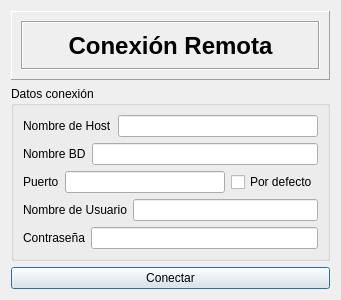
<?xml version="1.0" encoding="UTF-8"?>
<ui version="4.0">
 <class>DialogConexionRemota</class>
 <widget class="QDialog" name="DialogConexionRemota">
  <property name="geometry">
   <rect>
    <x>0</x>
    <y>0</y>
    <width>341</width>
    <height>295</height>
   </rect>
  </property>
  <property name="windowTitle">
   <string>Dialog</string>
  </property>
  <layout class="QGridLayout" name="gridLayout_2">
   <item row="0" column="0">
    <widget class="QFrame" name="frame">
     <property name="sizePolicy">
      <sizepolicy hsizetype="Expanding" vsizetype="Fixed">
       <horstretch>27</horstretch>
       <verstretch>0</verstretch>
      </sizepolicy>
     </property>
     <property name="minimumSize">
      <size>
       <width>276</width>
       <height>69</height>
      </size>
     </property>
     <property name="frameShape">
      <enum>QFrame::Panel</enum>
     </property>
     <property name="frameShadow">
      <enum>QFrame::Raised</enum>
     </property>
     <layout class="QVBoxLayout" name="verticalLayout_2">
      <item>
       <widget class="QFrame" name="frame_2">
        <property name="frameShape">
         <enum>QFrame::Box</enum>
        </property>
        <property name="frameShadow">
         <enum>QFrame::Sunken</enum>
        </property>
        <layout class="QVBoxLayout" name="verticalLayout_3">
         <item>
          <widget class="QLabel" name="label_2">
           <property name="text">
            <string>&lt;!DOCTYPE HTML PUBLIC &quot;-//W3C//DTD HTML 4.0//EN&quot; &quot;http://www.w3.org/TR/REC-html40/strict.dtd&quot;&gt;
&lt;html&gt;&lt;head&gt;&lt;meta name=&quot;qrichtext&quot; content=&quot;1&quot; /&gt;&lt;style type=&quot;text/css&quot;&gt;
p, li { white-space: pre-wrap; }
&lt;/style&gt;&lt;/head&gt;&lt;body style=&quot; font-family:'MS Shell Dlg 2'; font-size:8.25pt; font-weight:400; font-style:normal;&quot;&gt;
&lt;p align=&quot;center&quot; style=&quot; margin-top:0px; margin-bottom:0px; margin-left:0px; margin-right:0px; -qt-block-indent:0; text-indent:0px;&quot;&gt;&lt;span style=&quot; font-size:18pt; font-weight:600;&quot;&gt;Conexión Remota&lt;/span&gt;&lt;/p&gt;&lt;/body&gt;&lt;/html&gt;</string>
           </property>
          </widget>
         </item>
        </layout>
       </widget>
      </item>
     </layout>
    </widget>
   </item>
   <item row="1" column="0">
    <layout class="QVBoxLayout" name="verticalLayout_4">
     <item>
      <widget class="QGroupBox" name="groupBox">
       <property name="title">
        <string>Datos conexión</string>
       </property>
       <layout class="QGridLayout" name="gridLayout">
        <item row="0" column="0">
         <layout class="QVBoxLayout" name="verticalLayout">
          <item>
           <layout class="QHBoxLayout" name="horizontalLayout">
            <item>
             <widget class="QLabel" name="label">
              <property name="text">
               <string>Nombre de Host</string>
              </property>
             </widget>
            </item>
            <item>
             <widget class="QLineEdit" name="leHost"/>
            </item>
           </layout>
          </item>
          <item>
           <layout class="QHBoxLayout" name="horizontalLayout_2">
            <item>
             <widget class="QLabel" name="label_3">
              <property name="text">
               <string>Nombre BD</string>
              </property>
             </widget>
            </item>
            <item>
             <widget class="QLineEdit" name="leBD"/>
            </item>
           </layout>
          </item>
          <item>
           <layout class="QHBoxLayout" name="horizontalLayout_6">
            <item>
             <layout class="QHBoxLayout" name="horizontalLayout_3">
              <item>
               <widget class="QLabel" name="label_4">
                <property name="text">
                 <string>Puerto</string>
                </property>
               </widget>
              </item>
              <item>
               <widget class="QLineEdit" name="lePuerto"/>
              </item>
             </layout>
            </item>
            <item>
             <widget class="QCheckBox" name="checkBox">
              <property name="text">
               <string>Por defecto</string>
              </property>
             </widget>
            </item>
           </layout>
          </item>
          <item>
           <layout class="QHBoxLayout" name="horizontalLayout_4">
            <item>
             <widget class="QLabel" name="label_5">
              <property name="text">
               <string>Nombre de Usuario</string>
              </property>
             </widget>
            </item>
            <item>
             <widget class="QLineEdit" name="leNombreUsuario"/>
            </item>
           </layout>
          </item>
          <item>
           <layout class="QHBoxLayout" name="horizontalLayout_5">
            <item>
             <widget class="QLabel" name="label_6">
              <property name="text">
               <string>Contraseña</string>
              </property>
             </widget>
            </item>
            <item>
             <widget class="QLineEdit" name="lePass"/>
            </item>
           </layout>
          </item>
         </layout>
        </item>
       </layout>
      </widget>
     </item>
     <item>
      <widget class="QPushButton" name="pbConectar">
       <property name="text">
        <string>Conectar</string>
       </property>
      </widget>
     </item>
    </layout>
   </item>
  </layout>
 </widget>
 <resources/>
 <connections/>
</ui>
